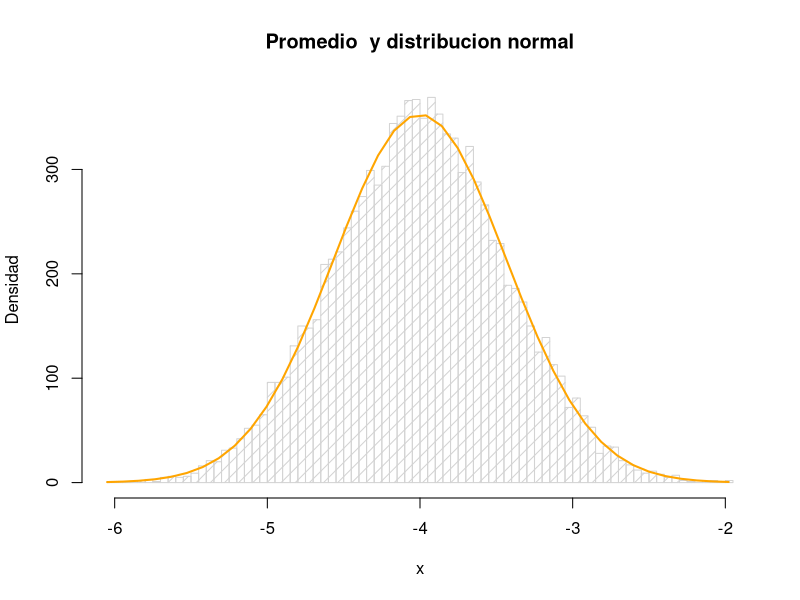

Write the R code that produced this figure. (Note: this script raises an error after producing the figure.)
#Ejercicio 1
vPromedios = (1:10^4)
vExtSup = (1:10^4)
vExtInf = (1:10^4)

for(i in 1:10^4){
  #generamos la muestra tama?o 50
  z=rnorm(50, mean=-4, sd=4)
  #calculamos el promedio de la muestra anterior
  promedio <- mean(z)
  #guardo en variables los valores que voy a usar en la función qt.
  a = (1-(0.05/2))
  b = (50 -1)
  ErrorE = sd(z)/sqrt(50)
  #calculamos extremos inferiores y superiores de cada muestra
  ExtremoInf <- promedio-(ErrorE*qt(a,b))
  ExtremoSup <- promedio+(ErrorE*qt(a,b))
  #guardamos promedios
  vPromedios[i] <- promedio
  #guardamos extremos de los intervalos de confianza
  vExtSup [i] <- ExtremoSup
  vExtInf [i] <- ExtremoInf
  
}

# Presentamos en un histograma los valores obtenidos
h <- hist(vPromedios, breaks = 100, density = 10,
          ylab = "Densidad", xlab = "x", main = "Promedio  y distribucion normal") 

xfit <- seq(min(vPromedios), max(vPromedios), length = 40)

yfit <- dnorm(xfit, mean = -4, sd =sqrt(0.32))

yfit <- yfit * diff(h$mids[1:2]) * length(vPromedios) 
lines(xfit, yfit, col = "orange", lwd = 2)
#agregamos una leyenda para visualizar claramente los resultados  
# y cambiamos la escala del eje
axis(1, at=s,las=1)
legend("topleft", 
       legend = c("Promedio","Distribucion normal"),
       lty = 1, col = c("grey","orange"), lwd =1, box.lty =1)

#Parte c) intervalos obtenidos
vExtSup
vExtInf

#Parte D)

#se crea contador que cuenta cuando el intervalo no contiene la esperanza teórica
noContieneEsperanza = 0
#recorremos los vectores de extremos de los intervalos de confianza
for(i in 1:10^4){
  if( -4 > vExtSup[i] | -4 < vExtInf[i]){
    #incrementamos el contador cuando el intervalo no contiene a la
    #esperanza teórica
    noContieneEsperanza = noContieneEsperanza +1
  }
}
#mostramos el resultado del contador
noContieneEsperanza #511
#calculamos la proporción que no posee a la esperanza teorica
proporcion = noContieneEsperanza/10^4
#mostramos el resultado de la proporción
proporcion #0.0511


# Ejercicio 2
# Parte A)
#Definimos variables a utilizar en el cálculo de la región crítica
alfa = 0.01
sigma = 4
sqrt_n = sqrt(50)
z = qnorm(1-(alfa/2))
#calculamos el extremos de la región crítica a partir de las variables definidas arriba
extremoRC = (sigma * z/ sqrt_n)
#creamos variable para contar la cantidad de rechazos
rechazo = 0
for(i in 1:10^4){
  #evaluamos si la región crítica y contamos los rechazos de H0
  if(abs(vPromedios[i] - (-4)) > extremoRC) {
    rechazo = rechazo + 1
  }
}
# Proporción de rechazo
propRechazo = (rechazo / 10^4)
#mostramos la proporción obtenida
propRechazo

# Parte B)
#presentamos la muestra fija a usar en parte B Y C
muestra = rnorm(50, mean=-4, sd=sqrt(16))
mu0 = -4

#promedio de la muestra
promedioX = mean(muestra)
#estadístico observado dado en la letra
estadisticoObservado = abs(promedioX - mu0)
#contador que cuenta cuando se cumple la desigualdad
cumpleDesigualdad = 0
for(i in 1:10^4){
  if((abs(vPromedios[i] - mu0)) > estadisticoObservado){
    #incrementamos el contador cuando se sumple la desigualdad
    cumpleDesigualdad = cumpleDesigualdad + 1
  }
}

#estimación del p valor haciendo una proporción de los éxitos dividido muestra total
estimacionP_valor = cumpleDesigualdad/10^4
#mostramos la estimación del p-valor
estimacionP_valor
#Parte C)
#iguala el extremo de la regi?n cr?tica al valor del estad?stico y despejamos alfa
#el desarrollo se encuentra explicado en el documento final

valorAbs = abs(promedioX - mu0)
raiz = sqrt(50)
sigma = 4
#esta ecuación corresponde con el desarrollo planteado en el documento
pValor = (1-(pnorm(((valorAbs*raiz))/sigma)))*2
#mostramos el p-valor obtenido
pValor
t.test(muestra, mu = mu0, alternative = "two.sided")
